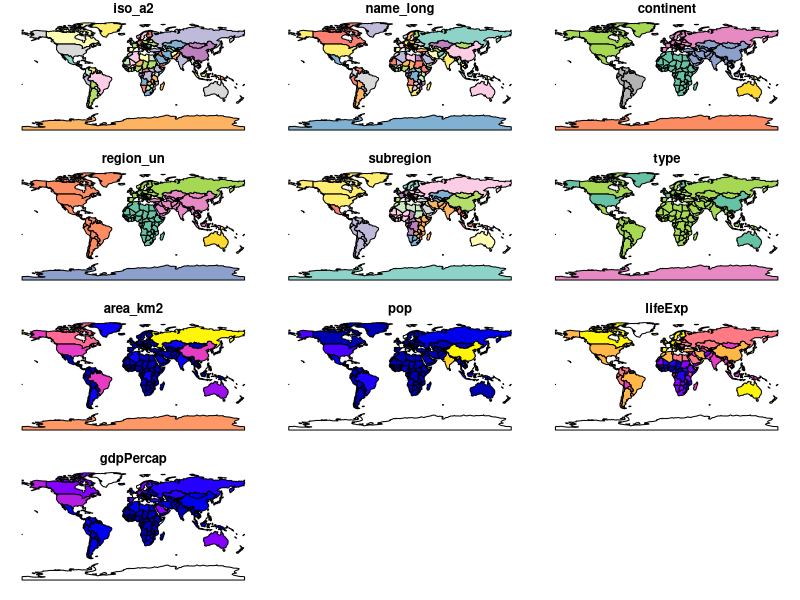

Reproduce this figure in R.
## ---- chunk 1
#| label: load-packages
library(sf)
library(spData)
## ---- chunk 2
class(world)
names(world)
## ---- chunk 3
plot(world, max.plot = 10)
## ---- chunk 4
world["lifeExp"] |>
  summary()
